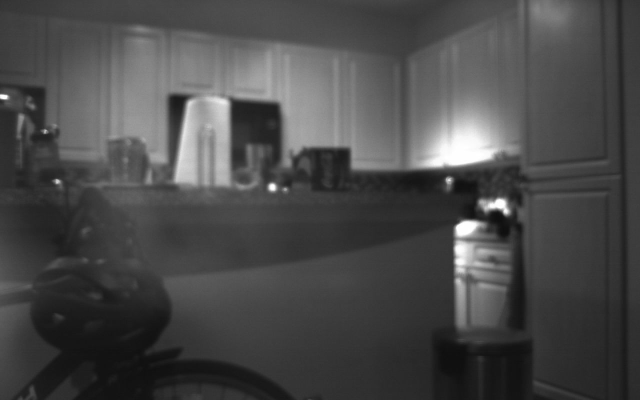
#> input picture lab3/ImageSet1/image_00.png, 1280 x 800 px, given in place of image2_01.png, which was not available (shown at 1/2 size)
$ python mosaic.py   (Python 2 division)   (older library calls are emulated)
#> lines starting #> are read from the running program, lines starting #| are printed output that depends on the picture; after the words box and inside, x2 and y2 are one past the last pixel; in counts of white or black regions, pixels touching at a corner belong together; pictures that were not available may be replaced by others from this repository, and a replacement may not be noted
from __future__ import division
import sys
sys.path.append('/usr/local/Cellar/opencv/2.4.11_1/lib/python2.7/site-packages/')
from scipy.spatial import distance
import numpy as np
import cv2

CAM_KX = 720.
CAM_KY = CAM_KX
CAM_CX = 320.
CAM_CY = 200.

# DO NOT MODIFY cam_params_to_mat
# [5 lines left out: function cam_params_to_mat, not called in this run]

# DO NOT MODIFY descript_keypt_extract
def descript_keypt_extract(img):
    """Takes an image and converts it to a list of descriptors and corresponding keypoints.

    From http://docs.opencv.org/3.0-beta/doc/py_tutorials/py_feature2d/py_orb/py_orb.html#orb

    Returns:
        des (np.ndarray): Nx32 array of N feature descriptors of length 32.
        kpts (list of N np.matrix of shape 3x1): List of N corresponding keypoints in
            homogeneous form.
        img2 (np.array): Image which draws the locations of found keypoints.
    """

    # Initiate STAR detector
    orb = cv2.ORB()

    # find the keypoints with ORB
    kpts = orb.detect(img,None)

    # compute the descriptors with ORB
    kpts, des = orb.compute(img, kpts)

    # draw only keypoints location,not size and orientation
    img2 = cv2.drawKeypoints(img, kpts, color=(255,0,0), flags=0)

    kpts = [np.mat([kpt.pt[0], kpt.pt[1], 1.0]).T for kpt in kpts]

    return des, kpts, img2

# fill your in code here
def propose_pairs(descripts_a, keypts_a, descripts_b, keypts_b):
    """Given a set of descriptors and keypoints from two images, propose good keypoint pairs.

    Feature descriptors should encode local image geometry in a way that is invariant to
    small changes in perspective. They should be comparible using an L2 metric.

    For the top N matching descrpitors, select and return the top corresponding keypoint pairs.

    Returns:
        pair_pts_a (list of N np.matrix of shape 3x1): List of N corresponding keypoints in
            homogeneous form.
        pair_pts_b (list of N np.matrix of shape 3x1): List of N corresponding keypoints in
            homogeneous form.
    """
    # code here
    pair_pts_a = []
    pair_pts_b = []
    distances = []
    zipped_a = zip(descripts_a, keypts_a)
    zipped_b = zip(descripts_b, keypts_b)
    distance_product = [(cv2.norm(a[0],b[0],cv2.NORM_HAMMING), a[1], b[1]) for a in zipped_a for b in zipped_b]
    sorted_list = sorted(distance_product, key=lambda x: x[0])
    N = min(100, len(sorted_list))
    for n in range(N):
        pair_pts_a.append(sorted_list[n][1])
        pair_pts_b.append(sorted_list[n][2])
        distances.append(sorted_list[n][0])
    return pair_pts_a, pair_pts_b


# fill your in code here
def homog_dlt(ptsa, ptsb):
    """From a list of point pairs, find the 3x3 homography between them.

    Find the homography H using the direct linear transform method. For correct
    correspondences, the points should all satisfy the equality
    w*ptb = H pta, where w > 0 is some multiplier.

    Arguments:
        ptsa (list of N np.matrix of shape 3x1): List of N corresponding keypoints in
            homogeneous form.
        ptsb (list of N np.matrix of shape 3x1): List of N corresponding keypoints in
            homogeneous form.

    Returns:
        H (np.matrix of shape 3x3): Homography found using DLT.
    """
    # code here
    """
    [u v 1 0 0 0 -uu' -vu' -u'...
     0 0 0 u v 1 -uv' -vv' -v']
    """
    ptsa_np = np.array([[ptsa[i].item(0) for i in range(0, len(ptsa))], [ptsa[i].item(1) for i in range(0, len(ptsa))]])
    ptsb_np = np.array([[ptsb[i].item(0) for i in range(0, len(ptsb))], [ptsb[i].item(1) for i in range(0, len(ptsb))]])
    ptsa_mean = np.mean(ptsa_np, axis=1)
    ptsb_mean = np.mean(ptsb_np, axis=1)
    scale_a = 1/np.sum(np.std(np.transpose(ptsa_np) - ptsa_mean, axis = 0, ddof = 1))
    scale_b = 1/np.sum(np.std(np.transpose(ptsb_np) - ptsb_mean, axis = 0, ddof = 1))
    norm_a = np.array([[1, 0, -ptsa_mean[0]], [0, 1, -ptsa_mean[1]], [0,0,1/scale_a]])
    norm_a = np.matrix(scale_a * norm_a)
    norm_b = np.array([[1, 0, -ptsb_mean[0]], [0, 1, -ptsb_mean[1]], [0,0,1/scale_b]])
    norm_b = np.matrix(scale_b * norm_b)

    A = np.zeros((len(ptsa) * 2, 9))
    for i in xrange(0, len(ptsa)):
        pta = norm_a * ptsa[i]
        ptb = norm_b * ptsb[i]
        u = pta[0, 0] / pta[2, 0]
        v = pta[1, 0] / pta[2, 0]
        w = ptb[2, 0]
        u_ = ptb[0, 0] / w
        v_ = ptb[1, 0] / w
        A[2 * i, :] = [u, v, 1, 0, 0, 0, -u * u_, -v * u_, -u_]
        A[2 * i + 1, :] = [0, 0, 0, u, v, 1, -u * v_, -v * v_, -v_]
    U, S, VT = np.linalg.svd(A)
    V = VT.T
    h = V[:, -1]
    H = np.mat(h).reshape((3, 3))
    H = norm_b.I * H * norm_a
    H = H / H[-1, -1]
    return H


# fill your in code here
def homog_ransac(pair_pts_a, pair_pts_b):
    """From possibly good keypoint pairs, determine the best homography using RANSAC.

    For a set of possible pairs, many of which are incorrect, determine the homography
    which best represents the image transformation. For the best found homography H,
    determine which points are close enough to be considered inliers for this model
    and return those.

    Returns:
        H (np.matrix of shape 3x3): Homography found using DLT and RANSAC.
        best_inliers_a (list of N np.matrix of shape 3x1): List of N corresponding keypoints in
            homogeneous form.
        best_inliers_b (list of N np.matrix of shape 3x1): List of N corresponding keypoints in
            homogeneous form.
    """
    # code here
    max_iteration = 10000
    threhold = 0.80
    best_ratio = 0
    best_inliers_a = None
    best_inliers_b = None
    best_H = None
    for i in xrange(0, max_iteration):
        # sample_a = random.sample(pair_pts_a, 4)
        # sample_b = random.sample(pair_pts_b, 4)
        sample_indx = np.random.choice(len(pair_pts_a), 4, replace=False).tolist()
        sample_a = [pair_pts_a[i] for i in sample_indx]
        sample_b = [pair_pts_b[i] for i in sample_indx]
        try:
            H = homog_dlt(sample_a, sample_b)
        except np.linalg.linalg.LinAlgError:
            continue
        inliers_a, inliers_b = calculate_inliers(pair_pts_a, pair_pts_b, H)
        ratio = len(inliers_a) / len(pair_pts_a)
        if ratio >= threhold:
            return H, inliers_a, inliers_b
        if ratio > best_ratio:
            best_ratio = ratio
            best_H = H
            best_inliers_a = inliers_a
            best_inliers_b = inliers_b
    print "best ratio is %2.2f"%(best_ratio)
    print "number of inliers are %2.2f"%(len(best_inliers_a))
    return best_H, best_inliers_a, best_inliers_b


def calculate_inliers(pair_pts_a, pair_pts_b, H):
    assert len(pair_pts_a) == len(pair_pts_b)
    inliers_a = []
    inliers_b = []
    for i in xrange(0, len(pair_pts_a)):
        pta = pair_pts_a[i]
        ptb = pair_pts_b[i]
        homo_ptb = H * pta
        homo_ptb = homo_ptb / homo_ptb[2, 0]
        dist = np.linalg.norm(homo_ptb - ptb)
        if dist <= 15:
            inliers_a.append(pta)
            inliers_b.append(ptb)
    return inliers_a, inliers_b

# DO NOT MODIFY perspect_combine
def perspect_combine(img_a, img_b, H, length, width):
    """Perspective warp and blend two images based on given homography H.

    Create img_ab by first warping all the pixels in img_a according to the relation
    img_b = H img_a.  For pixels in both img_a and img_b, average the intensity.
    Otherwise, pick the image value present, and black otherwise.
    """
    bw = img_b.shape[0]
    bl = img_b.shape[1]

    warp_a = cv2.warpPerspective(img_a, H, (length, width))
    mask_a = np.zeros((bw, bl, 3))
    for i in range(bw):
        for j in range(bl):
            if np.sum(warp_a[i][j]) > 0.:
                mask_a[i,j,:] = 1.
    img_ab = warp_a
    img_ab[:bw,:bl,:] -= warp_a[:bw,:bl,:]/2.*mask_a[:bw,:bl,:]
    img_ab[:bw,:bl,:] += img_b*(1-mask_a[:bw,:bl,:])
    img_ab[:bw,:bl,:] += img_b/2.*mask_a[:bw,:bl,:]
    return img_ab

# DO NOT MODIFY img_combine_homog
def img_combine_homog(img_a, img_b, length_ab, width_ab):
    """Perspective warp and blend two images of nearby perspectives.
    """
    descripts_a, keypts_a, img_keypts_a = descript_keypt_extract(img_a)
    descripts_b, keypts_b, img_keypts_b = descript_keypt_extract(img_b)

    if True:
        cv2.imshow('Keypts A', img_keypts_a)
        cv2.imshow('Keypts B', img_keypts_b)

    pair_pts_a, pair_pts_b = propose_pairs(descripts_a, keypts_a, descripts_b, keypts_b)
    assert(len(pair_pts_a) == len(pair_pts_b))
    assert(np.shape(pair_pts_a[0]) == (3,1) and np.shape(pair_pts_b[0]) == (3,1))
    assert(isinstance(pair_pts_a[0], np.matrix) and isinstance(pair_pts_b[0], np.matrix))

    best_H, best_inliers_a, best_inliers_b = homog_ransac(pair_pts_a, pair_pts_b)
    assert(np.shape(best_H) == (3,3) and isinstance(best_H, np.matrix))

    # cv2.drawKeypoints(img_a, best_inliers_a, (255, 0, 0), flags=0)
    # cv2.drawKeypoints(img_b, best_inliers_b, (255, 0, 0), flags=0)

    fixed_H = homog_dlt(best_inliers_a, best_inliers_b)
    #fixed_H = best_H
    assert(np.shape(fixed_H) == (3,3) and isinstance(fixed_H, np.matrix))

    img_ab = perspect_combine(img_a, img_b, fixed_H, length_ab, width_ab)
    return img_ab, fixed_H

# fill your in code here
# [63 lines left out: functions rot_from_homog, extract_y_angle, single_pair_combine, not called in this run]

# DO NOT MODIFY multi_pair_combine
def multi_pair_combine(beg_i, n_imgs):
    #print 'ImageSet2/image2_%02d.png'%beg_i
    img_ab = cv2.imread('ImageSet2/image2_%02d.png'%(beg_i))
    img_ab = img_ab[::2,::2,:]
    for i in range(beg_i+1, beg_i+n_imgs):
        img_b = cv2.imread('ImageSet2/image2_%02d.png'%i)

        # decimate by 2
        img_b = img_b[::2,::2,:]

        length_ab, width_ab = 800+400*(i-1), 600
        img_ab, best_H = img_combine_homog(img_ab, img_b, length_ab, width_ab)

        cv2.imshow('Combined Image', img_ab)
        cv2.waitKey(100)
    cv2.imwrite('combo_%02d_%02d_set2.png'%(beg_i, beg_i+n_imgs-1), img_ab)


# DO NOT MODIFY main
def __main():
    if False:
        single_pair_combine(0, 1)

    if True:
        multi_pair_combine(1, 5)
#> in multi_pair_combine, img_ab is the input picture: shape (800, 1280, 3); min 14, max 255, mean 73.7
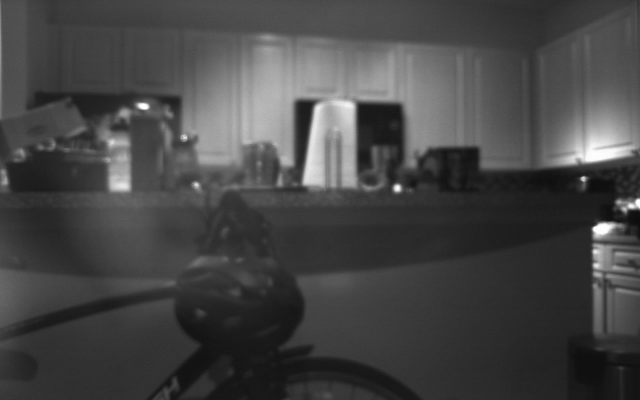
#> input picture lab3/ImageSet1/image_01.png, 1280 x 800 px, given in place of image2_02.png, which was not available (shown at 1/2 size)
#> in multi_pair_combine, img_b is the input picture: shape (800, 1280, 3); min 12, max 255, mean 70.1
#> in descript_keypt_extract, `kpts = orb.detect(img,None)`: kpts = 482 keypoints; strongest (x, y, size): (499, 200, 92.6), (457, 227, 92.6), (502, 201, 111.1), (271, 185, 53.6)
#> in descript_keypt_extract, `kpts = [np.mat([kpt.pt[0], kpt.pt[1], 1.0]).T for kpt in kpts]`: kpts = 482 items, first 6: [[191], [95], [1]], [[186], [97], [1]], [[230], [98], [1]], [[206], [99], [1]], [[226], [100], [1]], [[31], [101], [1]]
#> in img_combine_homog, `descripts_a, keypts_a, img_keypts_a = descript_keypt_extract(img_a)`:
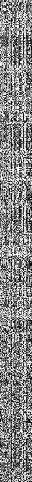
#> descripts_a: shape (482, 32); min 0, max 255, mean 133.1
#> in img_combine_homog, `descripts_a, keypts_a, img_keypts_a = descript_keypt_extract(img_a)`: keypts_a has the same summary as kpts in descript_keypt_extract
#> in descript_keypt_extract (call 2), `kpts = orb.detect(img,None)`: kpts = 472 keypoints; strongest (x, y, size): (397, 187, 53.6), (593, 228, 37.2), (593, 229, 44.6), (395, 189, 44.6)
#> in descript_keypt_extract (call 2), `img2 = cv2.drawKeypoints(img, kpts, color=(255,0,0), flags=0)`:
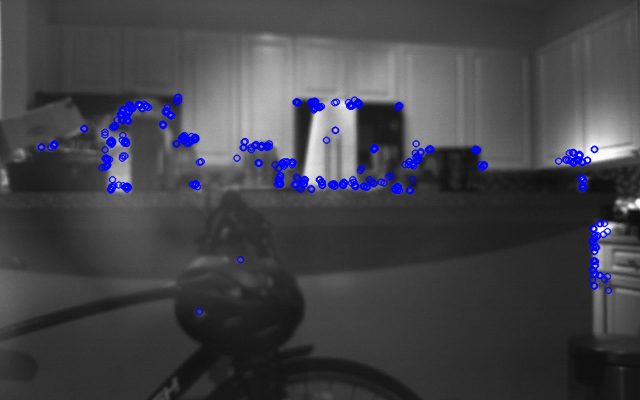
#> img2: shape (400, 640, 3); mean B, G, R 73, 67.5, 67.5
#> in descript_keypt_extract (call 2), `kpts = [np.mat([kpt.pt[0], kpt.pt[1], 1.0]).T for kpt in kpts]`: kpts = 472 items, first 6: [[315], [101], [1]], [[358], [103], [1]], [[144], [104], [1]], [[311], [104], [1]], [[139], [105], [1]], [[352], [105], [1]]
#> in img_combine_homog, `descripts_b, keypts_b, img_keypts_b = descript_keypt_extract(img_b)`:
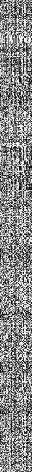
#> descripts_b: shape (472, 32); min 0, max 255, mean 135.8
#> in img_combine_homog, `descripts_b, keypts_b, img_keypts_b = descript_keypt_extract(img_b)`: keypts_b has the same summary as kpts in descript_keypt_extract
#> in propose_pairs, `zipped_a = zip(descripts_a, keypts_a)`: zipped_a = 482 items
#> in propose_pairs, `zipped_b = zip(descripts_b, keypts_b)`: zipped_b = 472 items
#> in propose_pairs, `distance_product = [(cv2.norm(a[0],b[0],cv2.NORM_HAMMING), a[1], b[1])..`: distance_product = 227504 items
#> in propose_pairs, `N = min(100, len(sorted_list))`: N = 100
#> after the loop in propose_pairs, `for n in range(N):`: distances = 100 values from 9 to 29; pair_pts_a = 100 items, first 6: [[426.2], [162.7], [1]], [[458], [269], [1]], [[231.6], [98.5], [1]], [[286.7], [161.2], [1]], [[232.2], [99.53], [1]], [[446], [179], [1]]; pair_pts_b = 100 items, first 6: [[565.9], [159.8], [1]], [[595.2], [273.6], [1]], [[357.7], [102], [1]], [[408.5], [161.2], [1]], [[358.7], [103.7], [1]], [[581], [178], [1]]
#> the loop in homog_ransac, `for i in xrange(0, max_iteration):` made 4 passes
#> (sample_indx, ptsa_np in homog_dlt, ptsb_np in homog_dlt, ptsa_mean in homog_dlt, ptsb_mean in homog_dlt, scale_a in homog_dlt, scale_b in homog_dlt, norm_a in homog_dlt) on passes 1 to 2: ([26, 86, 2, 55], [[283.7, 224.6, 231.6, 223.9], [161.2, 100.2, 98.5, 101.5]], [[409.1, 351.4, 357.7, 350.9], [161.2, 105.1, 102, 104.5]], [241, 115.4], [367.2, 118.2], 0.0169, 0.0176, [[0.0169, 0, -4.06], [0, 0.0169, -1.95], [0, 0, 1]]), ([18, 29, 64, 92], [[285, 231.6, 286.2, 284.4], [189, 98.5, 163.8, 188.4]], [[410, 358.6, 412.6, 409.2], [190, 103.7, 163.8, 189.6]], [271.8, 159.9], [397.6, 161.8], 0.0144, 0.015, [[0.0144, 0, -3.91], [0, 0.0144, -2.3], [0, 0, 1]])
#> (sample_indx, ptsa_np in homog_dlt, ptsb_np in homog_dlt, ptsa_mean in homog_dlt, ptsb_mean in homog_dlt, scale_a in homog_dlt, scale_b in homog_dlt, norm_a in homog_dlt) on pass 4: ([54, 84, 33, 53], [[463, 226.1, 232.9, 449], [221, 102.2, 101.5, 180]], [[600, 352, 358.3, 583], [223, 105, 104.5, 180]], [342.7, 151.2], [473.3, 153.1], 0.00526, 0.00512, [[0.00526, 0, -1.8], [0, 0.00526, -0.795], [0, 0, 1]])
#> after the loop in homog_ransac, `for i in xrange(0, max_iteration):`: best_inliers_a = 65 items, first 6: [[231.6], [98.5], [1]], [[286.7], [161.2], [1]], [[232.2], [99.53], [1]], [[446], [179], [1]], [[354.7], [164.8], [1]], [[352.8], [167], [1]]; best_inliers_b = 65 items, first 6: [[357.7], [102], [1]], [[408.5], [161.2], [1]], [[358.7], [103.7], [1]], [[581], [178], [1]], [[483.7], [164.8], [1]], [[481], [167], [1]]; best_ratio = 0.65
#> in img_combine_homog, `best_H, best_inliers_a, best_inliers_b = homog_ransac(pair_pts_a, pair..`: best_H = [[0.576, -0.3, 194.7], [-0.0466, 0.59, 37.96], [-0.000514, -0.00047, 1]]; best_inliers_a = 81 items, first 6: [[426.2], [162.7], [1]], [[458], [269], [1]], [[231.6], [98.5], [1]], [[286.7], [161.2], [1]], [[232.2], [99.53], [1]], [[446], [179], [1]]; best_inliers_b = 81 items, first 6: [[565.9], [159.8], [1]], [[595.2], [273.6], [1]], [[357.7], [102], [1]], [[408.5], [161.2], [1]], [[358.7], [103.7], [1]], [[581], [178], [1]]
#> in homog_dlt (call 5), `ptsa_mean = np.mean(ptsa_np, axis=1)`: ptsa_mean = [305.1, 141.6]
#> in homog_dlt (call 5), `ptsb_mean = np.mean(ptsb_np, axis=1)`: ptsb_mean = [433.8, 143.4]
#> in homog_dlt (call 5), `scale_a = 1/np.sum(np.std(np.transpose(ptsa_np) - ptsa_mean, axis = 0,..`: scale_a = 0.00706
#> in homog_dlt (call 5), `scale_b = 1/np.sum(np.std(np.transpose(ptsb_np) - ptsb_mean, axis = 0,..`: scale_b = 0.0069
#> in homog_dlt (call 5), `norm_a = np.array([[1, 0, -ptsa_mean[0]], [0, 1, -ptsa_mean[1]], [0,0,..`: norm_a = [[1, 0, -305.1], [0, 1, -141.6], [0, 0, 141.6]]
#> in homog_dlt (call 5), `norm_a = np.matrix(scale_a * norm_a)`: norm_a = [[0.00706, 0, -2.15], [0, 0.00706, -1], [0, 0, 1]]
#> in homog_dlt (call 5), `norm_b = np.array([[1, 0, -ptsb_mean[0]], [0, 1, -ptsb_mean[1]], [0,0,..`: norm_b = [[1, 0, -433.8], [0, 1, -143.4], [0, 0, 144.8]]
#> in homog_dlt (call 5), `norm_b = np.matrix(scale_b * norm_b)`: norm_b = [[0.0069, 0, -2.99], [0, 0.0069, -0.99], [0, 0, 1]]
#> the loop in homog_dlt (call 5), `for i in xrange(0, len(ptsa)):` made 81 passes
#> (pta, ptb, u, v, u_, v_) on passes 1 to 8: ([[0.856], [0.149], [1]], [[0.912], [0.114], [1]], 0.856, 0.149, 0.912, 0.114), ([[1.08], [0.9], [1]], [[1.11], [0.899], [1]], 1.08, 0.9, 1.11, 0.899), ([[-0.519], [-0.304], [1]], [[-0.525], [-0.286], [1]], -0.519, -0.304, -0.525, -0.286), ([[-0.13], [0.139], [1]], [[-0.175], [0.123], [1]], -0.13, 0.139, -0.175, 0.123), ([[-0.514], [-0.297], [1]], [[-0.518], [-0.274], [1]], -0.514, -0.297, -0.518, -0.274), ([[0.995], [0.264], [1]], [[1.02], [0.239], [1]], 0.995, 0.264, 1.02, 0.239), ([[0.351], [0.164], [1]], [[0.345], [0.148], [1]], 0.351, 0.164, 0.345, 0.148), ([[1.11], [0.912], [1]], [[1.14], [0.907], [1]], 1.11, 0.912, 1.14, 0.907)
#> in homog_dlt (call 5), `U, S, VT = np.linalg.svd(A)`:
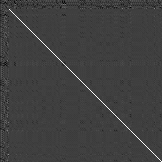
#> U: shape (162, 162) float64; min -0.33, max 0.982, mean -0.000198; drawn with min black and max white
#> in homog_dlt (call 5), `U, S, VT = np.linalg.svd(A)`: S = [10.9, 9.23, 9, 6.54, 3.17, 1.59, 1.46, 0.607, 0.0863]
#> in homog_dlt (call 5), `h = V[:, -1]`: h = [0.592, -0.0281, -0.012, -0.0128, 0.561, -0.00529, -0.021, -0.0133, 0.577]
#> in homog_dlt (call 5), `H = np.mat(h).reshape((3, 3))`: H = [[0.592, -0.0281, -0.012], [-0.0128, 0.561, -0.00529], [-0.021, -0.0133, 0.577]]
#> in homog_dlt (call 5), `H = norm_b.I * H * norm_a`: H = [[0.541, -0.0694, 93.44], [-0.0343, 0.561, 13.08], [-0.000148, -9.36e-05, 0.636]]
#> in homog_dlt (call 5), `H = H / H[-1, -1]`: H = [[0.851, -0.109, 147], [-0.0539, 0.882, 20.57], [-0.000233, -0.000147, 1]]
#> in img_combine_homog, `fixed_H = homog_dlt(best_inliers_a, best_inliers_b)`: fixed_H has the same summary as H in homog_dlt
#> in perspect_combine, `warp_a = cv2.warpPerspective(img_a, H, (length, width))`:
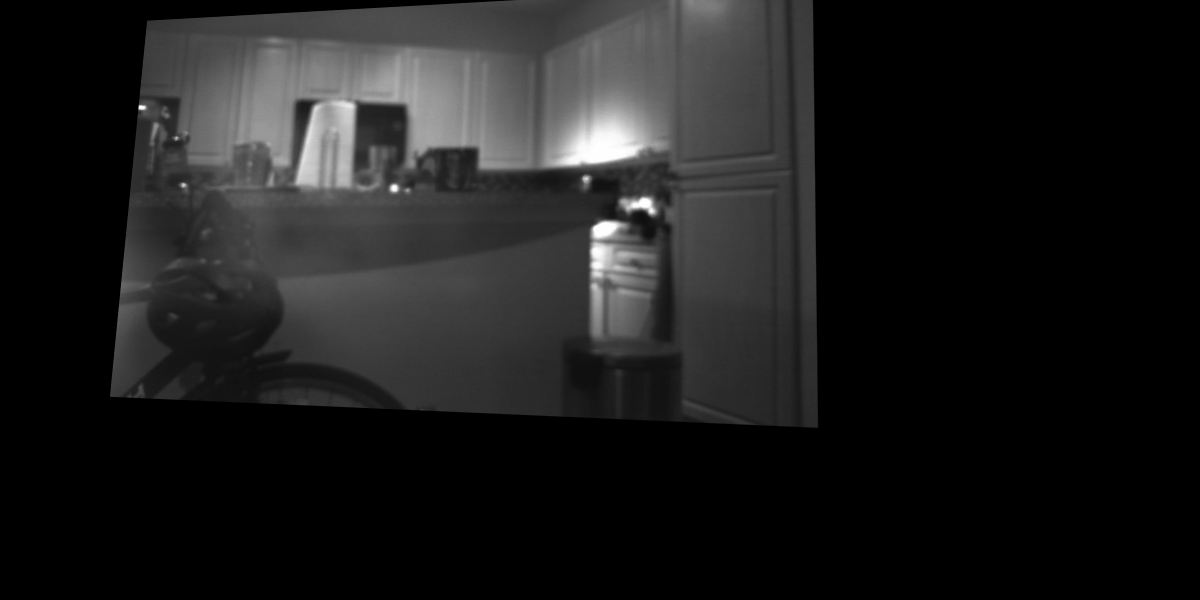
#> warp_a: shape (600, 1200, 3); min 0, max 255, mean 28.1
#> after the loop in perspect_combine, `for i in range(bw):`:
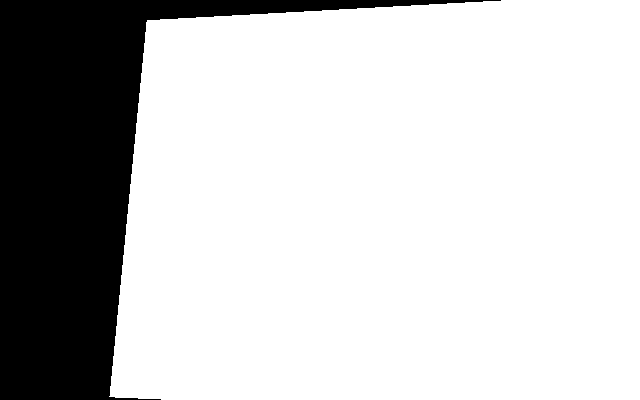
#> mask_a: shape (400, 640, 3) float64; values 0 (black) and 1 (white), 78.4% white; 1 black region, box (x1, y1, x2, y2) and area: (0, 0, 501, 400) 55311


if __name__ == "__main__":
#> (the run stopped early here; a loop or call above may not have finished)
